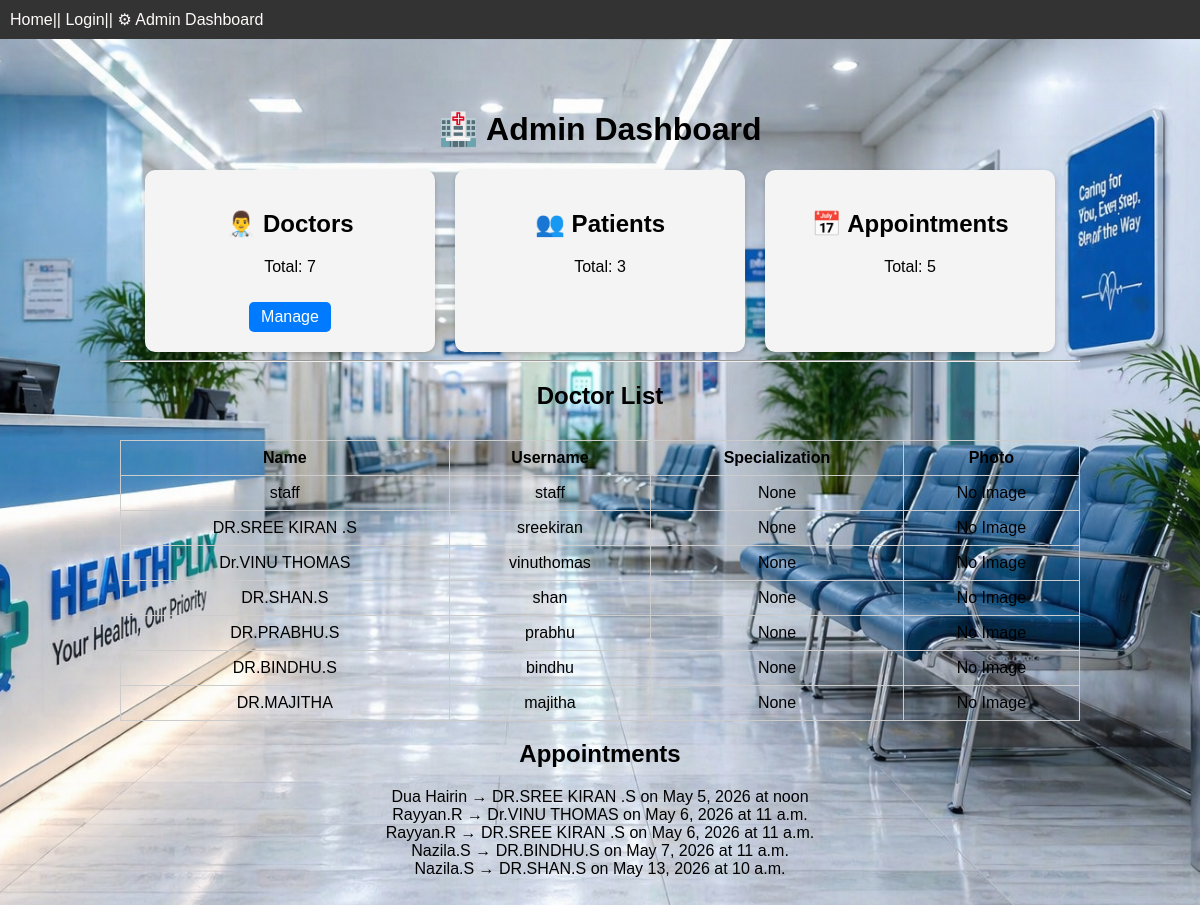
Screenshot of /admin_dashboard/ (signed in) with the database file from the repository.
### booking/models.py (models this page shows, shortened)
class Profile(models.Model):
    ROLE = (
        ('PATIENT', 'Patient'),
        ('DOCTOR', 'Doctor'),
        ('ADMIN', 'Admin'),
    )
    user = models.OneToOneField(User, on_delete=models.CASCADE)
    is_doctor = models.BooleanField(default=False)
    role = models.CharField(max_length=10, choices=ROLE, default='PATIENT')
    status = models.CharField(max_length=20, default="INACTIVE")
    specialization = models.CharField(max_length=100, null=True, blank=True)

class Appointment(models.Model):
    patient = models.ForeignKey(Patient, on_delete=models.CASCADE)
    doctor = models.ForeignKey(Doctor, on_delete=models.CASCADE)
    date = models.DateField()
    time = models.TimeField()
    STATUS = (
        ('Pending', 'Pending'),
        ('Approved', 'Approved'),
        ('Cancelled', 'Cancelled'),
    )
    status = models.CharField(max_length=20, choices=STATUS, default='Pending')
    class Meta:
        unique_together = ('doctor', 'date', 'time')  # ✅ prevents double booking

class Patient(models.Model):
    user = models.OneToOneField(User, on_delete=models.CASCADE)
    name = models.CharField(max_length=100)
    email = models.EmailField(unique=True)
    age = models.IntegerField()
    gender = models.CharField(max_length=10)
    address = models.TextField()
    phone = models.CharField(max_length=15)
    password = models.CharField(max_length=100)
    def __str__(self):
        return self.name

class Doctor(models.Model):
    user = models.OneToOneField(User, on_delete=models.CASCADE)
    added_by = models.ForeignKey(User, on_delete=models.CASCADE, related_name='doctors', null=True, blank=True)
    name = models.CharField(max_length=100)
    username = models.CharField(max_length=100,null=True,blank=True)
    specialization = models.CharField(max_length=100)
    image = models.ImageField(upload_to='doctors/', null=True, blank=True)
    is_active = models.BooleanField(default=True)
    def __str__(self):
        return self.name

### booking/decorators.py (the view)
        def wrapper(request, *args, **kwargs):
            if not request.user.is_authenticated:
                return redirect('login')
            if request.user.profile.role != role:
                return redirect('login')
            return view_func(request, *args, **kwargs)

### booking/views.py (called while the page is built)
@login_required(login_url='login')
@role_required("ADMIN")
def admin_dashboard(request):
    doctors = Profile.objects.filter(role="DOCTOR")
    patients = User.objects.filter(profile__role="PATIENT")
    appointments = Appointment.objects.all()
    context = {
        'doctors': doctors,
        'patients': patients,
        'appointments': appointments,
    }
    return render(request, 'admin_dashboard.html', context)

### booking/templates/admin_dashboard.html (shortened to what this page needs)
{% extends 'base.html' %}
{% load static %}
{% block content %}
<div class="dashboard-container">
    <h1>🏥 Admin Dashboard</h1>
    <div class="dashboard-cards">
        <div class="card">
            <h2>👨‍⚕️ Doctors</h2>
            <p>Total: {{ doctors|length }}</p>
            <a href="{% url 'manage_doctor' %}">Manage</a>
        </div>
        <div class="card">
            <h2>👥 Patients</h2>
            <p>Total: {{ patients|length }}</p>
        </div>
        <div class="card">
            <h2>📅 Appointments</h2>
            <p>Total: {{ appointments|length }}</p>
        </div>
    </div>
    <hr>
    <h2>Doctor List</h2>
    <div class="table-wrapper">
        <table>
            <tr>
                <th>Name</th>
                <th>Username</th>
                <th>Specialization</th>
                <th>Photo</th>
            </tr>
            {% for doctor in doctors %}
            <tr>
            <td>
                {% if doctor.user.first_name %}
                    {{ doctor.user.first_name }} {{ doctor.user.last_name }}
                {% else %}
                    {{ doctor.user.username }}
                {% endif %}
            </td>
            <td>{{ doctor.user.username }}</td>
              <td>{{ doctor.user.profile.specialization }}</td>
            <td>
                {% if doctor.user.profile.image %}
                    <img src="{{ doctor.user.profile.image.url }}" width="50" height="50" style="border-radius:50%;">
                {% else %}
                    No Image
                {% endif %}
            </td>
        </tr>
            {% endfor %}
        </table>
    </div>
    <h2>Appointments</h2>
    <ul class="appointment-list">
        {% for a in appointments %}
            <li>{{ a.patient }} → {{ a.doctor }} on {{ a.date }} at {{ a.time }}</li>
        {% endfor %}
    </ul>
</div>
{% endblock %}

### booking/templates/base.html (style rules this page uses)
body { margin: 0; font-family: Arial, sans-serif; }

### rows the page displays
Profile: user.first_name "staff", user.username "staff", user.profile.specialization "None", shows "No Image"
Profile: user.first_name "DR.SREE KIRAN .S", user.username "sreekiran", user.profile.specialization "None", shows "No Image"
Profile: user.first_name "Dr.VINU THOMAS", user.username "vinuthomas", user.profile.specialization "None", shows "No Image"
Profile: user.first_name "DR.SHAN.S", user.username "shan", user.profile.specialization "None", shows "No Image"
Profile: user.first_name "DR.PRABHU.S", user.username "prabhu", user.profile.specialization "None", shows "No Image"
Profile: user.first_name "DR.BINDHU.S", user.username "bindhu", user.profile.specialization "None", shows "No Image"
Profile: user.first_name "DR.MAJITHA", user.username "majitha", user.profile.specialization "None", shows "No Image"
Appointment: patient "Dua Hairin", doctor "DR.SREE KIRAN .S", date "May 5, 2026", time "noon"
Appointment: patient "Rayyan.R", doctor "Dr.VINU THOMAS", date "May 6, 2026", time "11 a.m."
Appointment: patient "Rayyan.R", doctor "DR.SREE KIRAN .S", date "May 6, 2026", time "11 a.m."
Appointment: patient "Nazila.S", doctor "DR.BINDHU.S", date "May 7, 2026", time "11 a.m."
Appointment: patient "Nazila.S", doctor "DR.SHAN.S", date "May 13, 2026", time "10 a.m."

### other values shown
{{ doctors|length }} "7"
{{ patients|length }} "3"
{{ appointments|length }} "5"
